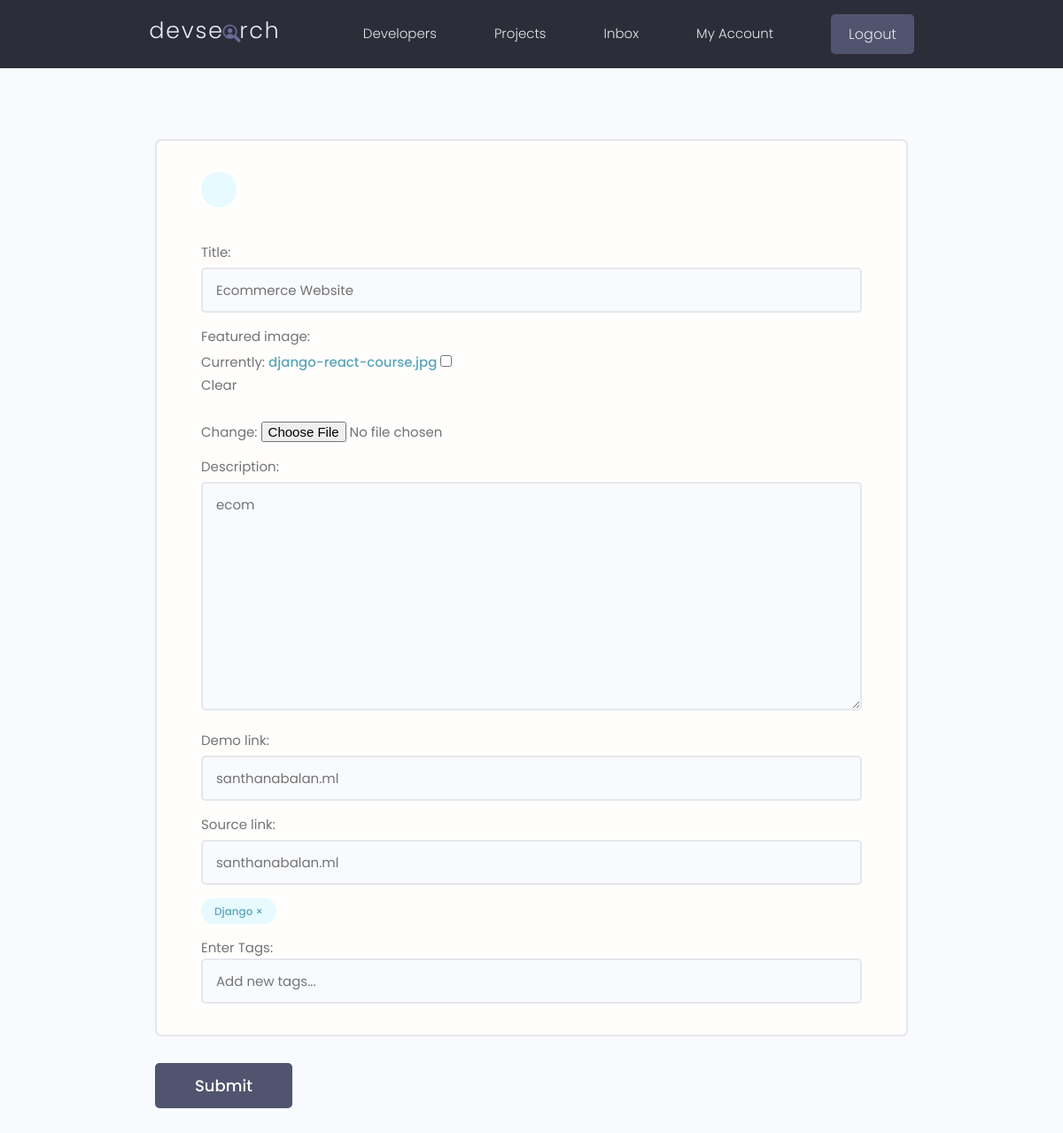
Screenshot of /projects/update-project/d3c372f1-9eb7-46c5-b54c-5a012c1c750b (signed in) with the database file from the repository.
### projects/models.py (models this page shows, shortened)
class Project(models.Model):
    owner = models.ForeignKey(Profile,null=True,blank=True,on_delete=models.CASCADE)
    title = models.CharField(max_length=200)
    description = models.TextField(null=True,blank=True)
    featured_image = models.ImageField(null=True,blank=True,default="default.jpg")
    demo_link = models.CharField(max_length=2000,null=True,blank=True)
    source_link = models.CharField(max_length=2000,null=True,blank=True)
    tags =  models.ManyToManyField('Tag',blank=True)
    vote_total = models.IntegerField(default=0,null=True,blank=True)
    vote_ratio = models.IntegerField(default=0,null=True,blank=True)
    created = models.DateTimeField(auto_now_add=True)
    id = models.UUIDField(default=uuid.uuid4,unique=True,primary_key=True,editable=False)
    class Meta:
        ordering = ['-vote_ratio','-vote_total','title']

class Tag(models.Model):
    name=models.CharField(max_length=200)
    created = models.DateTimeField(auto_now_add=True)
    id = models.UUIDField(default=uuid.uuid4,unique=True,primary_key=True,editable=False)

### projects/views.py (the view, shortened to what this page needs)
# urls.py: path('update-project/<str:pk>',views.updateProject,name="update-project"),
@login_required(login_url="login")
def updateProject(request,pk):
    profile = request.user.profile
    project = profile.project_set.get(id=pk)
    form = ProjectForm(instance=project)
    context={'form':form,'project':project}
    return render(request,'projects/project-form.html',context)

### projects/forms.py
class ProjectForm(ModelForm):
    class Meta:
        model = Project
        fields = ['title','featured_image','description','demo_link','source_link']
        widgets = {
            'tags':forms.CheckboxSelectMultiple(),
        }
    def __init__(self,*args,**kwargs):
        super(ProjectForm,self).__init__(*args,**kwargs)
        for name,field in self.fields.items():
            field.widget.attrs.update({'class':'input'})

### projects/templates/projects/project-form.html (shortened to what this page needs)
{% extends 'main.html' %}
{% load static %}
{% block content %}
<main class="formPage my-xl">
    <div class="content-box">
        <div class="formWrapper">
            <a class="backButton" href="{% url 'account' %}"></a>
            <br>
            <form class="form" action="" method="POST" enctype="multipart/form-data">
                {% for field in form %}
                <div class="form__field">
                    <label for="formInput#text">{{field.label}}:</label>
                    {{field}}
                </div>
                {% endfor %}
                {% for tag in project.tags.all %}
                <div class="form__field">
                    <div class="project-tag tag tag--pill tag--main" data-tag="{{tag.id}}" data-project="{{project.id}}">
                        {{tag.name}} &#215;
                    </div>
                </div>
                {% endfor %}
                <label for="formInput#text">Enter Tags:</label>
                <input class="input input--text" id="formInput#text" type="text" name="newtags"
                    placeholder="Add new tags..." />
                </div>
                <input class="btn btn--sub btn--lg  my-md" type="submit" value="Submit" />
        </div>
</main>
{% endblock content %}

### static/styles/app.css (style rules this page uses)
:root { --color-sub: #2d2d39; }
.btn--sub { background-color: var(--color-sub-light); }
.content-box { width: 95%; max-width: 85rem; margin: 0 auto; }
.backButton { background: var(--color-main-light); color: var(--color-main); width: 4rem; height: 4rem; display: flex; align-items: center; justify-content: center; border-radius: 50%; }
.formPage .formWrapper { list-style: none; background: var(--color-white); padding: 3.5rem 5rem; border: 2px solid var(--color-light); border-radius: 0.7rem; }

### static/uikit/styles/modules/_variables.css (style rules this page uses)
:root { --color-main: #5aa5b9; --color-main-light: #e6faff; --color-sub: #3f4156; --color-sub-light: #51546e; --color-sub-lighter: #ededfd; --color-text: #737373; --color-gray: #8b8b8b; --color-light: #e5e7eb; --color-light-gray: #767676; --color-bg: #f8fafd; --color-white: #fffefd; --color-white-light: #f3f3f3; --color-success: #359e64; --color-success-bg: #def8e8; --color-error: #fc4b0b; --color-error-bg: #fff2ee; --font-base: 'Poppins', arial, helvetica, 'Segoe UI', roboto, ubuntu, sans-serif; --font-monospace: 'Fira Code', 'Courier New', courier, monospace; --font-regular: 300; --font-medium: 500; --font-bold: 700; --generic-shadow: 1px 1px 5px #00000010; --generic-transition: all 0.3s ease-in-out; }

### static/uikit/styles/modules/_base.css (style rules this page uses)
* { margin: 0; padding: 0; box-sizing: border-box; text-rendering: optimizeLegibility; color: inherit; font-size: inherit; }
html { font-size: 50%; }
@media only screen and (min-width: 480px) { html { font-size: 56.25%; } }
@media only screen and (min-width: 1200px) { html { font-size: 62.5%; } }
body { line-height: 1.6; font-weight: 400; font-size: 1.5rem; color: var(--color-text); background-color: var(--color-bg); min-height: 100vh; }

### static/uikit/styles/modules/_typography.css (style rules this page uses)
* { font-family: var(--font-base); }
a { padding-bottom: 2px; text-decoration: none; display: inline-block; color: var(--color-main); font-weight: var(--font-medium); }

### static/uikit/styles/modules/_utilities.css (style rules this page uses)
.my-md { margin: 3rem auto; }
.my-xl { margin: 8rem auto; }

### static/uikit/styles/modules/_button.css (style rules this page uses)
.btn { display: inline-block; position: relative; cursor: pointer; background-color: var(--color-light); font-weight: var(--font-medium); color: var(--color-sub); text-decoration: none; padding: 1rem 2rem; border-radius: 0.5rem; border: none; width: -webkit-fit-content; width: -moz-fit-content; width: fit-content; height: -webkit-fit-content; height: -moz-fit-content; height: fit-content; font-size: 1.6rem; outline-width: 0; outline-color: transparent; -webkit-backface-visibility: hidden; backface-visibility: hidden; transition: all 0.3s ease-in-out; }
.btn--sub { background-color: var(--color-sub); color: var(--color-white); }
.btn--lg { font-size: 1.8rem; padding: 1.2rem 4.5rem; }

### static/uikit/styles/modules/_form.css (style rules this page uses)
.form { display: block; }
.form__field { margin-top: 1.5rem; margin-bottom: 1.5rem; }
.form__label, .form__field > label { display: block; margin-bottom: 0.5rem; color: var(--color-text); }
input.input[type='text'], input.input[type='email'], input.input[type='password'], input.input[type='number'], textarea.input { min-width: 24rem; width: 100%; padding: 1.2rem 1.5rem; border-radius: 0.5rem; border: 2px solid var(--color-light); transition: all 0.3s ease-in-out; background-color: var(--color-bg); }

### static/uikit/styles/modules/_tag.css (style rules this page uses)
.tag { display: inline-flex; align-items: center; background-color: var(--color-sub); height: -webkit-fit-content; height: -moz-fit-content; height: fit-content; width: -webkit-fit-content; width: -moz-fit-content; width: fit-content; border-radius: 0.5rem; padding: 0.5rem 1.5rem; font-size: 1.2rem; cursor: pointer; }
.tag--pill { border-radius: 5rem; }
.tag--main, .tag--main > small { background: var(--color-main-light); color: var(--color-main); font-weight: 500; }

### rows the page displays
Project: form "Ecommerce Website" "ecom" "santhanabalan.ml" "santhanabalan.ml"
Tag: name "Django"

### other values shown
{{ field.label }} "Title" "Featured image" "Description" "Demo link" "Source link"
